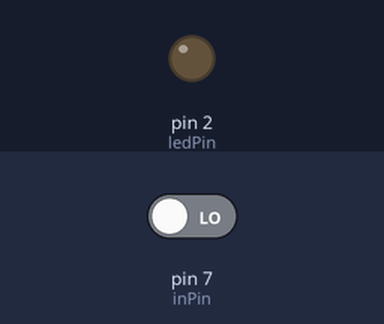
Simulated run of this sketch. Board: Arduino Uno, built with avr-gcc and run on an emulated ATmega328P. Parts: output pins drawn as LEDs (lit = HIGH). The inputs (shaded band) are chosen by the test bench; at power-on: pin 7 (inPin) LOW.

Above: at 1.2 s.
1.3 s: pin 7 (inPin) driven HIGH
At 1.8 s:
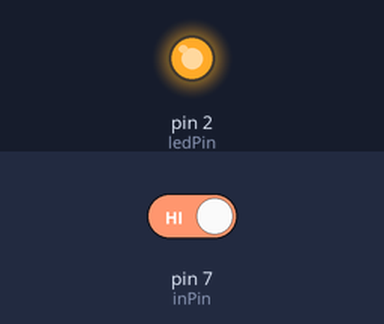
2.8 s: pin 7 (inPin) driven LOW
At 4.1 s:
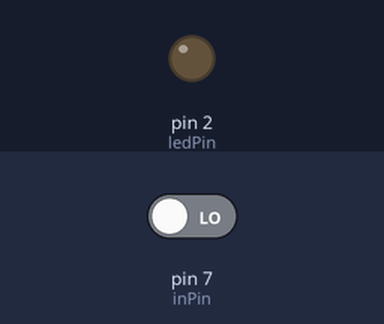
Timing chart, 0 to 5.8 s (numbered marks = the images above; inputs shaded):
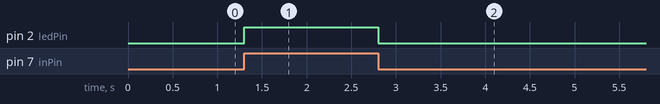

The sketch:

Insaf_InputOutput.ino
```cpp
int ledPin = 2; //led di pin no 2
int inPin = 7;  //tombol di pin no 7
int val = 0;    //variabel menyimpan nilai yg terbaca

void setup() {
  // put your setup code here, to run once:
pinMode(ledPin, OUTPUT);    //digital pin 13 sbgai output
pinMode(inPin, INPUT);      //digital pin 7 sbgai input
}

void loop() {
  // put your main code here, to run repeatedly:
  val = digitalRead(inPin);   //baca pin input
  digitalWrite(ledPin, val);   //mengatur LED ke nilai tombol
}
```

Measured:
- after the input at 1.3 s, pin 2 (ledPin): LOW → HIGH at once
- after the input at 2.8 s, pin 2 (ledPin): HIGH → LOW at once
